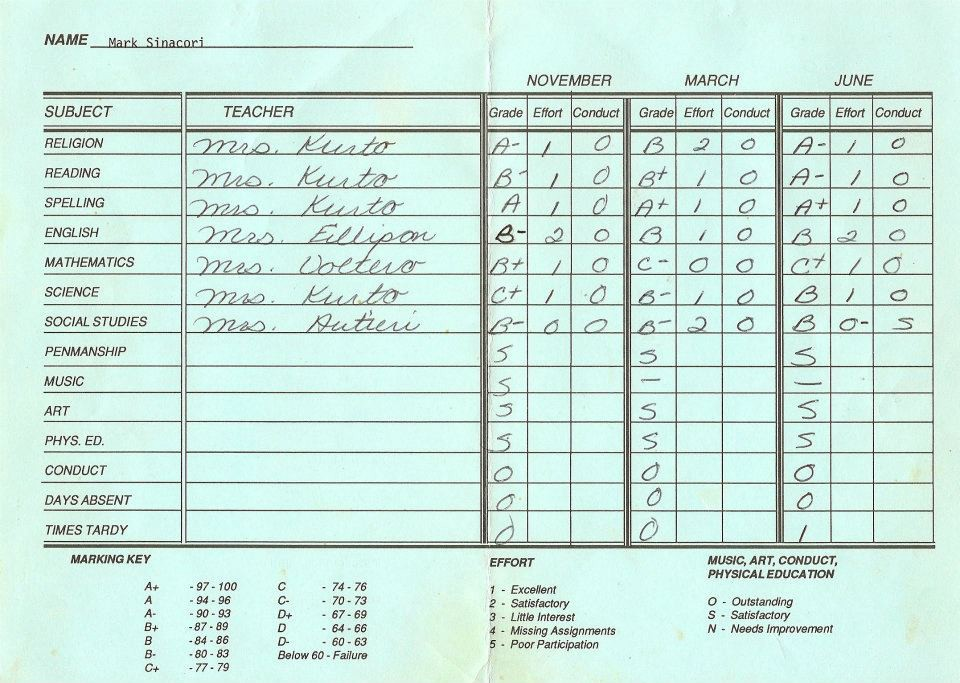
#> input picture Computer-vision/41 - Word Detection/test.jpeg, 960 x 683 px
$ python Word_detection.py
#> lines starting #> are read from the running program, lines starting #| are printed output that depends on the picture; after the words box and inside, x2 and y2 are one past the last pixel; in counts of white or black regions, pixels touching at a corner belong together
'''
output : word detection on document (Simple OCR type of application)
'''

import cv2
import numpy as np
import imutils

# frame read
frame = cv2.imread('test.jpeg')
#> frame is the input picture: shape (683, 960, 3); mean B, G, R 223.3, 232, 204.3

# grayscale
gray = cv2.cvtColor(frame,cv2.COLOR_BGR2GRAY)

# remove noise
blur = cv2.GaussianBlur(gray,(5,5),0)

# otsu thresh (bimodel thresold)
thresh = cv2.threshold(blur, 0, 255, cv2.THRESH_BINARY_INV + cv2.THRESH_OTSU)[1]
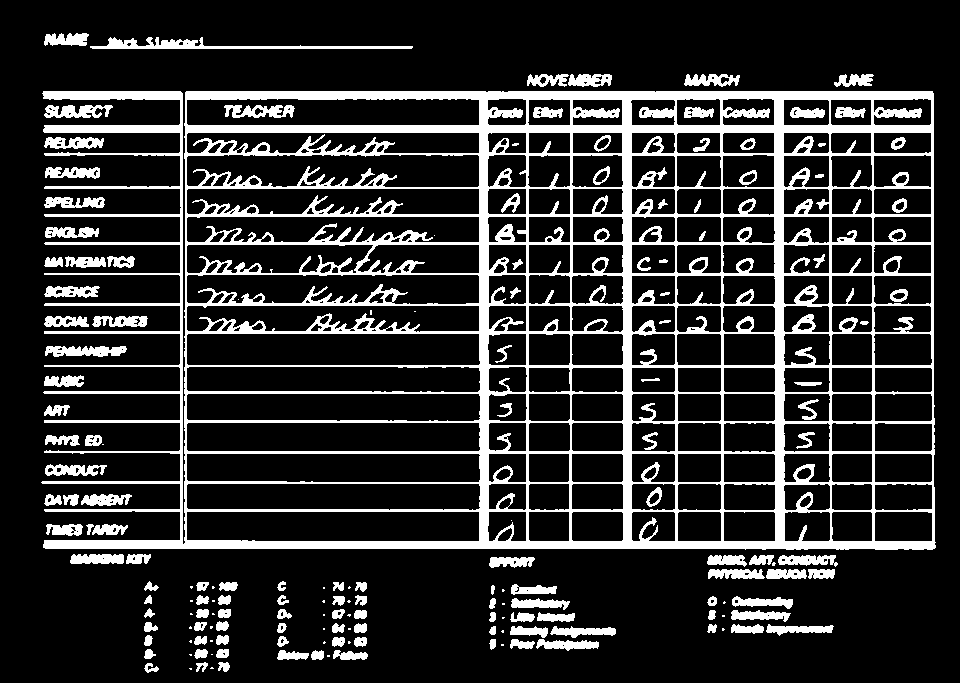
#> thresh: shape (683, 960); 18% white; 174 white regions (41 under 20 px), largest, box (x1, y1, x2, y2) and area: (41, 91, 936, 550) 90540, (90, 37, 413, 49) 1449, (45, 346, 127, 357) 664

# get structuring element

horizontal_kernel = cv2.getStructuringElement(cv2.MORPH_RECT, (25,1))
vertical_kernel = cv2.getStructuringElement(cv2.MORPH_RECT, (1,25))
print('horizontal kernel : {}'.format(horizontal_kernel))
print('vertical kernel : {}'.format(vertical_kernel))

# opening (erosion followed by dilation)

horizontal_lines = cv2.morphologyEx(thresh, cv2.MORPH_OPEN, horizontal_kernel, iterations=2)
#> horizontal_lines: shape (683, 960); 8.2% white; 46 white regions, largest, box (x1, y1, x2, y2) and area: (43, 540, 936, 549) 7326, (185, 91, 934, 100) 6239, (184, 125, 934, 133) 5993
vertical_lines = cv2.morphologyEx(thresh, cv2.MORPH_OPEN, vertical_kernel, iterations=2)
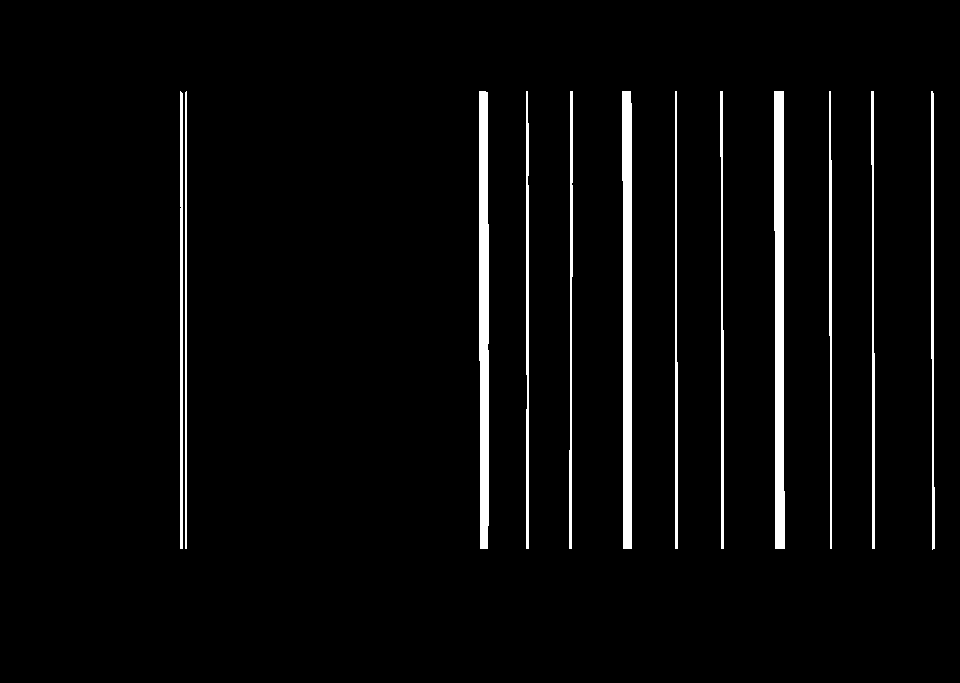
#> vertical_lines: shape (683, 960); 3.6% white; 12 white regions

# contours apply on detected lines
# First one is source image, second is contour retrieval mode, third is contour approximation method

cnts = cv2.findContours(horizontal_lines ,cv2.RETR_EXTERNAL , cv2.CHAIN_APPROX_SIMPLE)
#> cnts = 46 contours, 4 with area under 20; largest, box (x1, y1, x2, y2) and area: (43, 540, 936, 549) 6424, (185, 91, 934, 100) 5484, (184, 125, 934, 133) 5236, (185, 214, 934, 217) 1495, (184, 451, 935, 454) 1434
cntsv = cv2.findContours(vertical_lines ,cv2.RETR_EXTERNAL , cv2.CHAIN_APPROX_SIMPLE)
#> cntsv = 12 contours; largest, box (x1, y1, x2, y2) and area: (774, 91, 785, 549) 3853, (479, 91, 489, 549) 3763, (622, 91, 632, 549) 3734, (180, 91, 183, 549) 911, (526, 91, 529, 549) 840

# find contours
cnts = cnts[0] if len(cnts) == 2 else cnts[1]
cntsv = cntsv[0] if len(cntsv) == 2 else cntsv[1]

for c in cnts:
    cv2.drawContours(frame, [c], -1, (255,255,255), 2)
#> this loop made 46 passes
#> c on passes 1, 2, 5, 6, 9, 10, 12, 19, 21, 25, 28, 32: [[544, 646], [544, 647], [597, 647], [598, 646]], [[537, 642], [537, 644], [598, 644], [598, 642]], [[731, 616], [731, 618], [782, 618], [782, 616]], [[731, 613], [732, 614], [789, 614], [790, 613]], [[708, 572], [756, 572]], [[778, 562], [827, 562]], [[71, 557], [123, 557]], [[44, 451], [44, 452], [182, 452], [182, 451]], [[44, 420], [44, 422], [182, 422], [182, 420]], [[44, 365], [44, 366], [182, 366], [182, 365]], [[44, 331], [44, 333], [182, 333], [182, 331]], [[44, 273], [44, 274], [182, 274], [182, 273]]
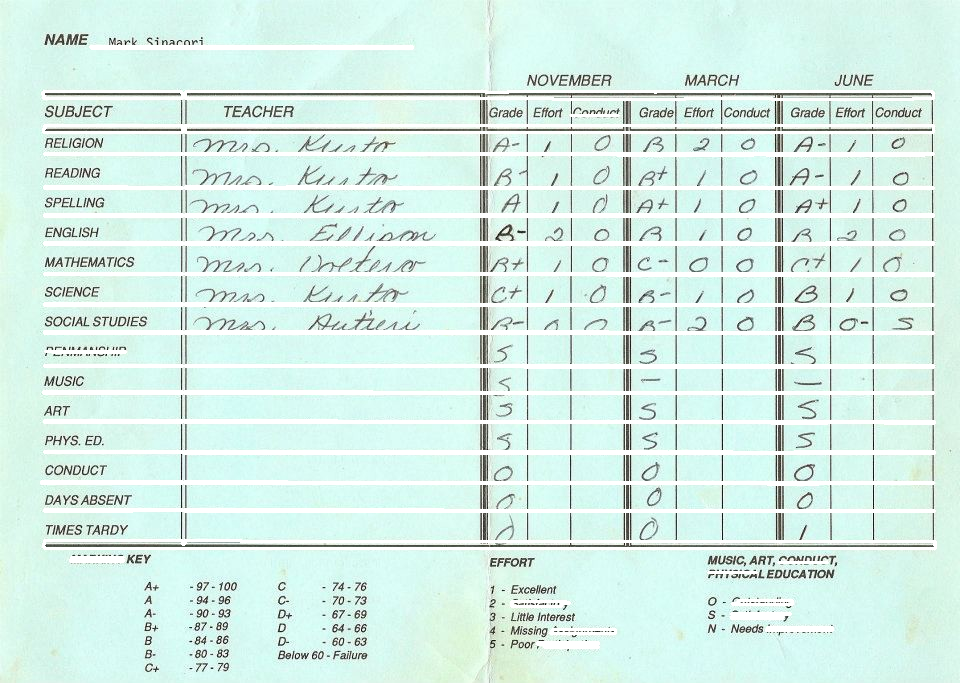
#> frame: shape (683, 960, 3); 11.26% of pixels changed, all inside (x1, y1, x2, y2) = (40, 45, 937, 649)
for c in cntsv:
    cv2.drawContours(frame, [c], -1, (255,255,255), 2)
#> this loop made 12 passes
#> c on pass 11: [[186, 91], [185, 92], [185, 548], [186, 548]]
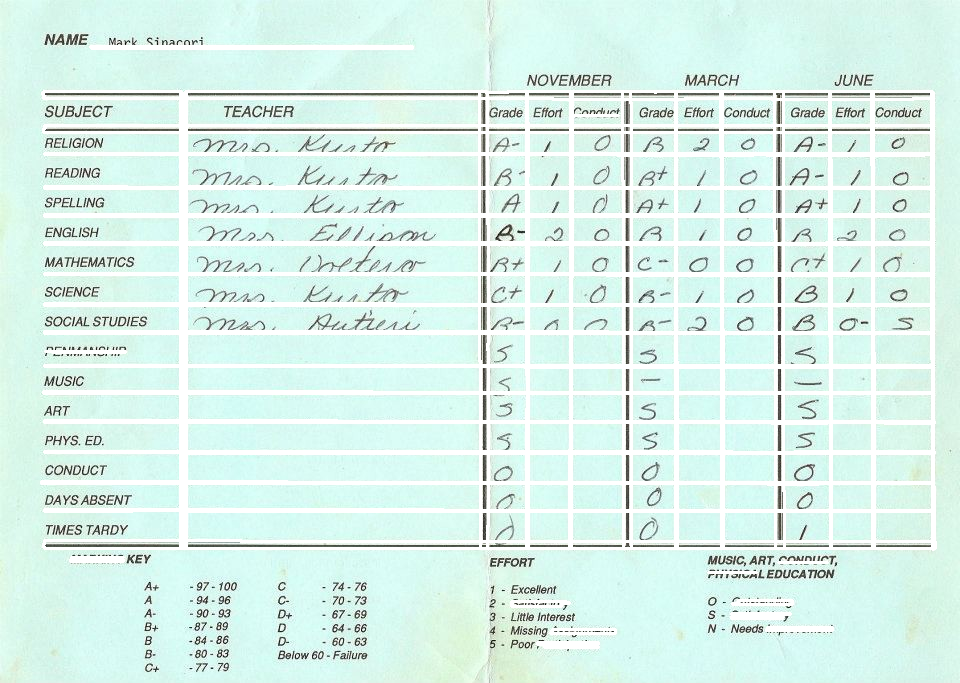
#> frame: shape (683, 960, 3); 3.46% of pixels changed, all inside (x1, y1, x2, y2) = (179, 93, 936, 551)

# repair image as neccesary info is removed during horizontal and vertical line removal
'''
repair_kernel = cv2.getStructuringElement(cv2.MORPH_RECT, (1,6))
repair_vkernel = cv2.getStructuringElement(cv2.MORPH_RECT, (6,1))
result1 = 255 - cv2.morphologyEx(255 - frame, cv2.MORPH_CLOSE, repair_kernel+repair_vkernel, iterations=1)

cv2.imshow('result1', result1)
'''

# imshow
cv2.imshow('thresh', thresh)
cv2.imshow('horizontal_lines', horizontal_lines)
cv2.imshow('vertical_lines', vertical_lines)
cv2.imshow('frame', frame)

# grayscale

gray1 = cv2.cvtColor(frame,cv2.COLOR_BGR2GRAY)
thresh1 = cv2.adaptiveThreshold(gray1, 255, cv2.ADAPTIVE_THRESH_GAUSSIAN_C, cv2.THRESH_BINARY, 23, 30)
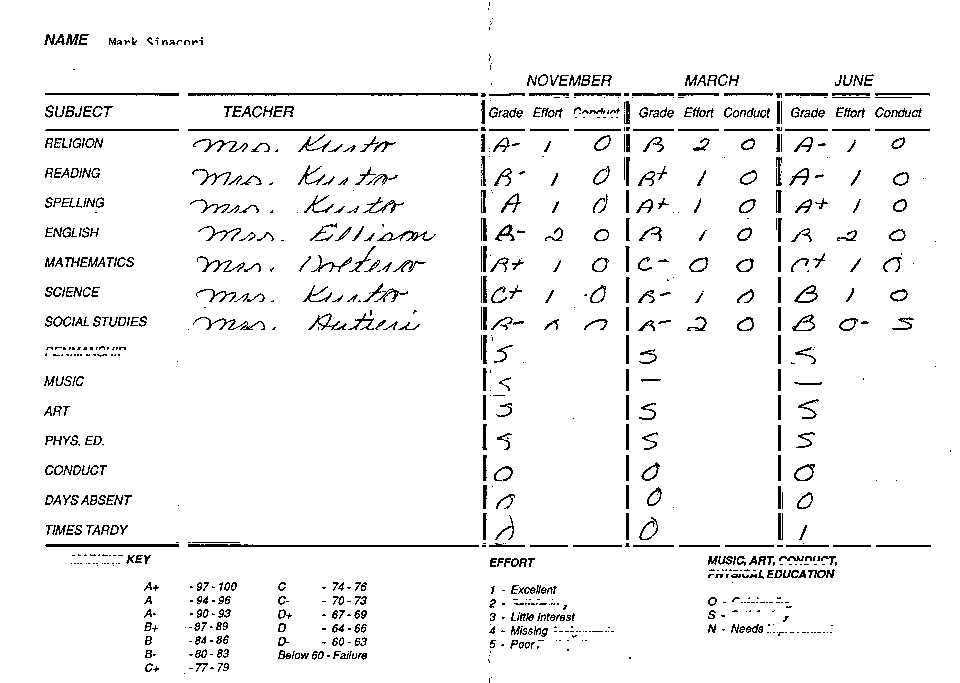
#> thresh1: shape (683, 960); 95.2% white; black in thin lines or dots
canny = imutils.auto_canny(thresh1)
#> canny: shape (683, 960); 3.8% white in thin lines or dots

output = cv2.bitwise_not(canny)
#> output: shape (683, 960); 96.2% white; black in thin lines or dots
kernel = np.ones((5,5),np.uint8)

opening = cv2.morphologyEx(canny, cv2.MORPH_CLOSE, kernel)
#> opening: shape (683, 960); 9.3% white; 228 white regions (59 under 20 px), largest, box (x1, y1, x2, y2) and area: (187, 92, 930, 547) 12667, (707, 555, 837, 584) 2588, (277, 581, 367, 660) 2479

dilation = cv2.dilate(canny,kernel,iterations = 1)
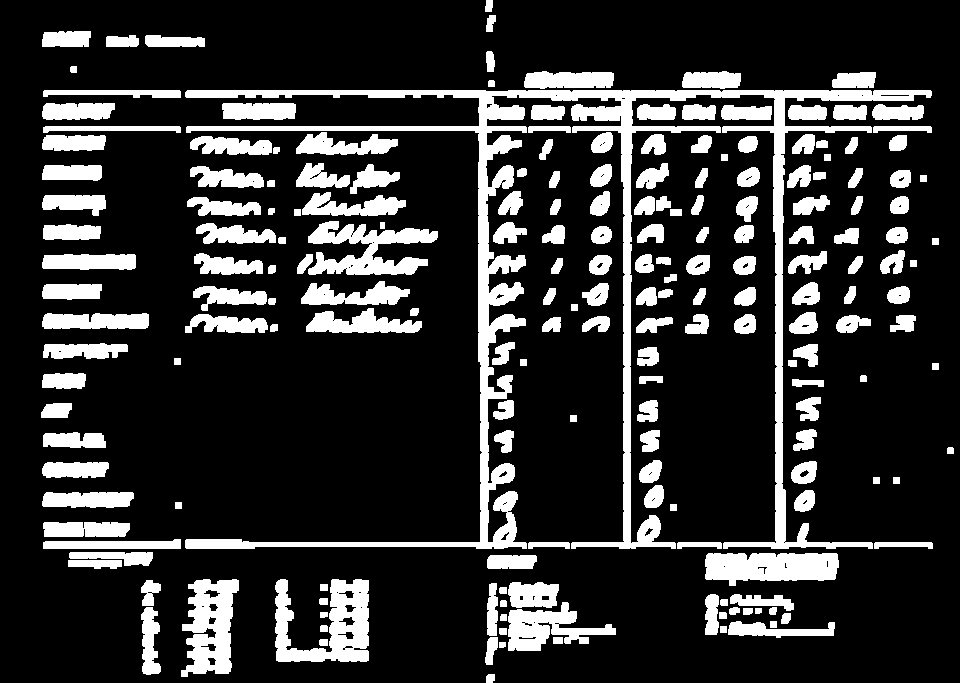
#> dilation: shape (683, 960); 19.1% white; 202 white regions


contour,hierachy=cv2.findContours(dilation,cv2.RETR_TREE,cv2.CHAIN_APPROX_SIMPLE)
#> contour = 307 contours, 82 with area under 20; largest, box (x1, y1, x2, y2) and area: (185, 90, 932, 549) 26752, (275, 579, 369, 662) 4368, (181, 579, 239, 677) 3660, (705, 553, 839, 586) 3412, (308, 221, 438, 275) 3350

for i in contour:
    area= cv2.contourArea(i)
    if area>20:
        x,y,w,h = cv2.boundingRect(i)
        cv2.rectangle(frame,(x,y),(x+w,y+h),(0,120,255),2)
#> this loop made 307 passes
#> (i, area, x, y, w, h) on passes 4, 7, 9, 32: ([[553, 637], [553, 643], [562, 643], [562, 637]], 54, 553, 637, 10, 7), ([[720, 626], [720, 632], [726, 632], [726, 626]], 36, 720, 626, 7, 7), ([[770, 621], [770, 627], [776, 627], [776, 621]], 36, 770, 621, 7, 7), ([[320, 584], [320, 590], [327, 590], [327, 584]], 42, 320, 584, 8, 7)
#> (area, x, y, w, h) on passes 1, 2, 3, 5, 6, 8: (58.5, 486, 674, 9, 9), (28.5, 499, 642, 7, 6), (47, 319, 639, 9, 7), (214, 485, 637, 13, 28), (41.5, 499, 628, 8, 7), (41, 320, 625, 8, 7)
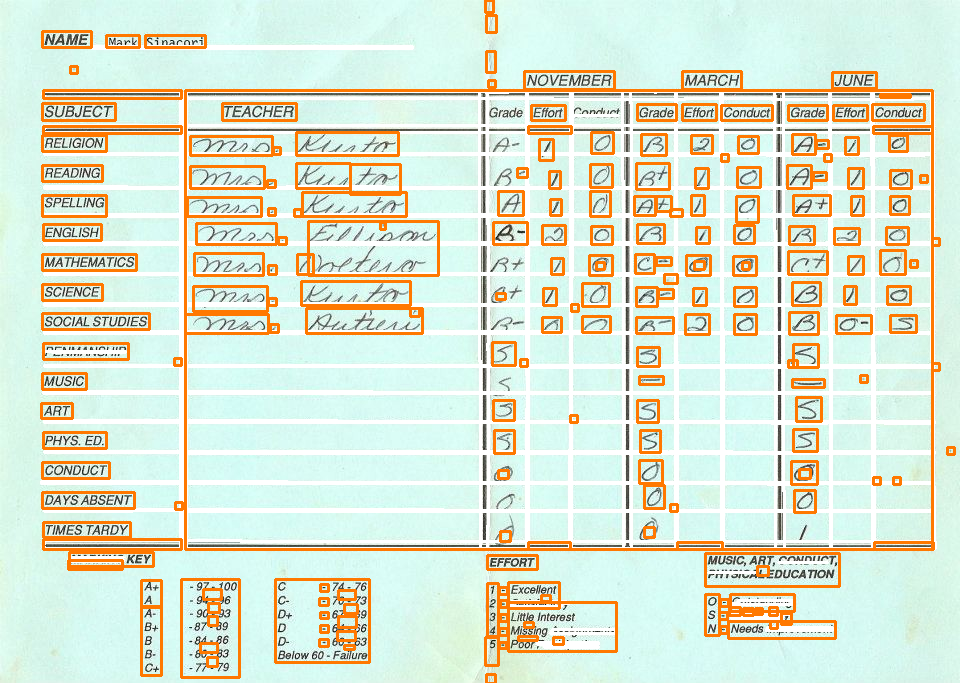
#> frame: shape (683, 960, 3); 10.23% of pixels changed, all inside (x1, y1, x2, y2) = (40, 0, 956, 683)


cv2.imshow('output' ,output)
cv2.imshow('dilate' ,dilation)
cv2.imshow('opening' ,opening)
cv2.imshow('original_frame' ,frame)
cv2.imshow('canny' ,canny)
cv2.imshow('thresh1' ,thresh1)

# Saving output image
cv2.imwrite('output.jpg', frame)

# destroy all window
cv2.waitKey(0)
cv2.destroyAllWindows()

$ run again, with Computer-vision/41 - Word Detection/scan1.png saved as Computer-vision/41 - Word Detection/test.jpeg
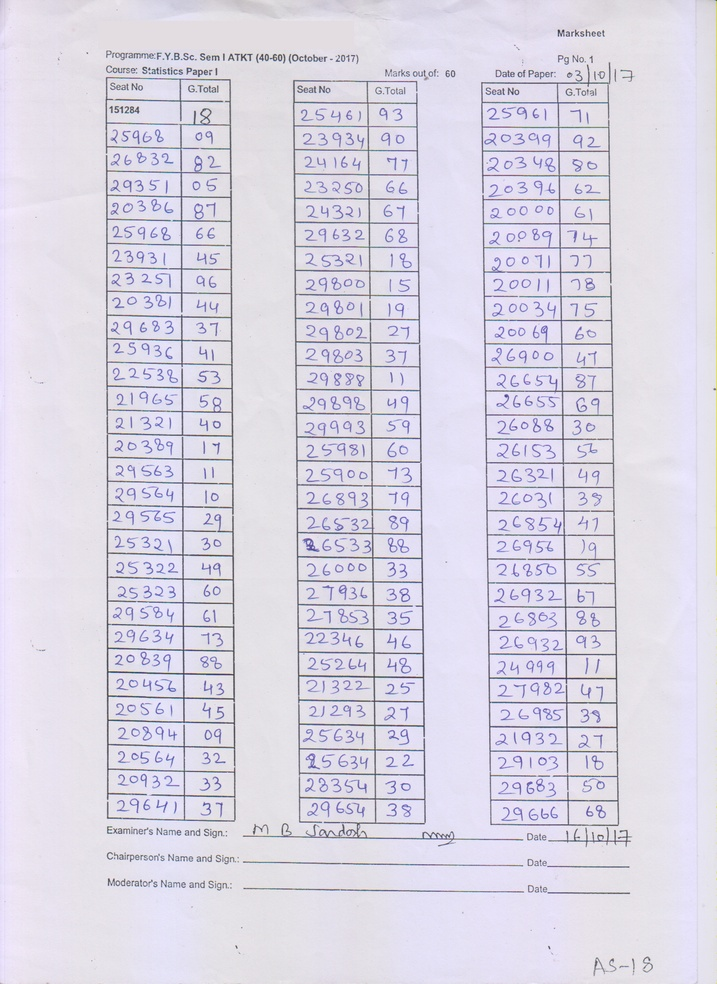
#> input picture Computer-vision/41 - Word Detection/scan1.png, 717 x 984 px, shrunk from 1275 x 1750 before the run
#> frame is the input picture: shape (984, 717, 3); mean B, G, R 229.4, 215.7, 219.3
#> `thresh = cv2.threshold(blur, 0, 255, cv2.THRESH_BINARY_INV + cv2.THRES..`:
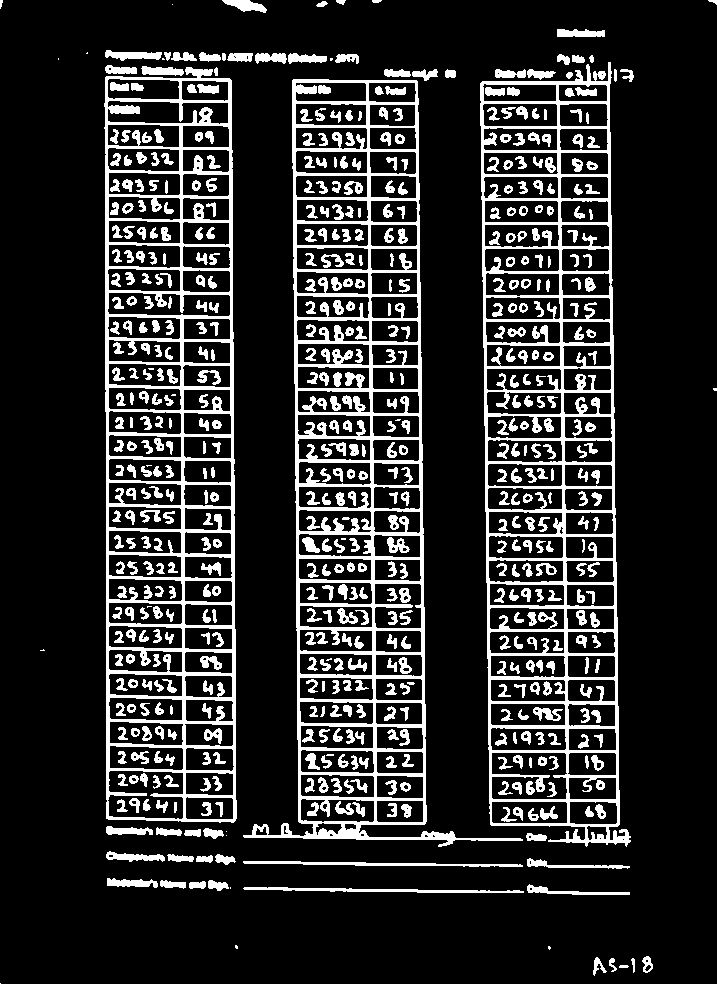
#> thresh: shape (984, 717); 16.7% white; 618 white regions (22 under 20 px), largest, box (x1, y1, x2, y2) and area: (243, 79, 523, 847) 24826, (480, 62, 631, 847) 22546, (104, 67, 237, 823) 21996
#> horizontal_lines: shape (984, 717); 5.6% white; 106 white regions, largest, box (x1, y1, x2, y2) and area: (243, 835, 523, 840) 780, (243, 861, 523, 866) 756, (243, 888, 524, 893) 744
#> vertical_lines: shape (984, 717); 3.1% white; 10 white regions
#> cnts = 106 contours; largest, box (x1, y1, x2, y2) and area: (243, 835, 523, 840) 500, (243, 861, 523, 866) 476, (243, 888, 524, 893) 462, (480, 81, 611, 85) 382, (488, 725, 619, 729) 325
#> cntsv = 10 contours; largest, box (x1, y1, x2, y2) and area: (228, 78, 236, 823) 1816, (292, 79, 301, 823) 1790, (366, 80, 377, 825) 1785, (105, 76, 110, 819) 1676, (557, 81, 569, 826) 1631
#> the loop `for c in cnts:` made 106 passes
#> c on passes 3, 7, 12, 16, 19, 25, 28, 31: [[107, 881], [107, 882], [156, 882], [156, 881]], [[548, 840], [548, 841], [630, 841], [630, 840]], [[489, 799], [489, 801], [619, 801], [619, 799]], [[489, 775], [489, 776], [549, 776], [549, 775]], [[489, 750], [489, 752], [618, 752], [618, 750]], [[488, 701], [488, 703], [617, 703], [617, 701]], [[488, 677], [488, 679], [617, 679], [617, 677]], [[487, 653], [487, 655], [617, 655], [617, 653]]
#> the loop `for c in cntsv:` made 10 passes
#> thresh1: shape (984, 717); 96.1% white; black in thin lines or dots
#> canny: shape (984, 717); 4% white in thin lines or dots
#> output: shape (984, 717); 96% white; black in thin lines or dots
#> opening: shape (984, 717); 9.7% white; 370 white regions (35 under 20 px), largest, box (x1, y1, x2, y2) and area: (105, 49, 359, 64) 1591, (106, 825, 228, 839) 828, (105, 64, 218, 77) 745
#> dilation: shape (984, 717); 20% white; 299 white regions (2 under 20 px)
#> contour = 383 contours, 85 with area under 20; largest, box (x1, y1, x2, y2) and area: (103, 47, 361, 66) 2594, (494, 371, 562, 412) 1770, (104, 823, 230, 841) 1308, (104, 849, 242, 867) 1297, (105, 876, 234, 893) 1244
#> the loop `for i in contour:` made 383 passes
#> (i, area, x, y, w, h) on passes 3, 8, 9, 11: ([[88, 957], [88, 963], [94, 963], [94, 957]], 36, 88, 957, 7, 7), ([[528, 927], [528, 933], [534, 933], [534, 927]], 36, 528, 927, 7, 7), ([[551, 925], [551, 931], [557, 931], [557, 925]], 36, 551, 925, 7, 7), ([[459, 909], [459, 915], [465, 915], [465, 909]], 36, 459, 909, 7, 7)
#> after the loop `for i in contour:`:
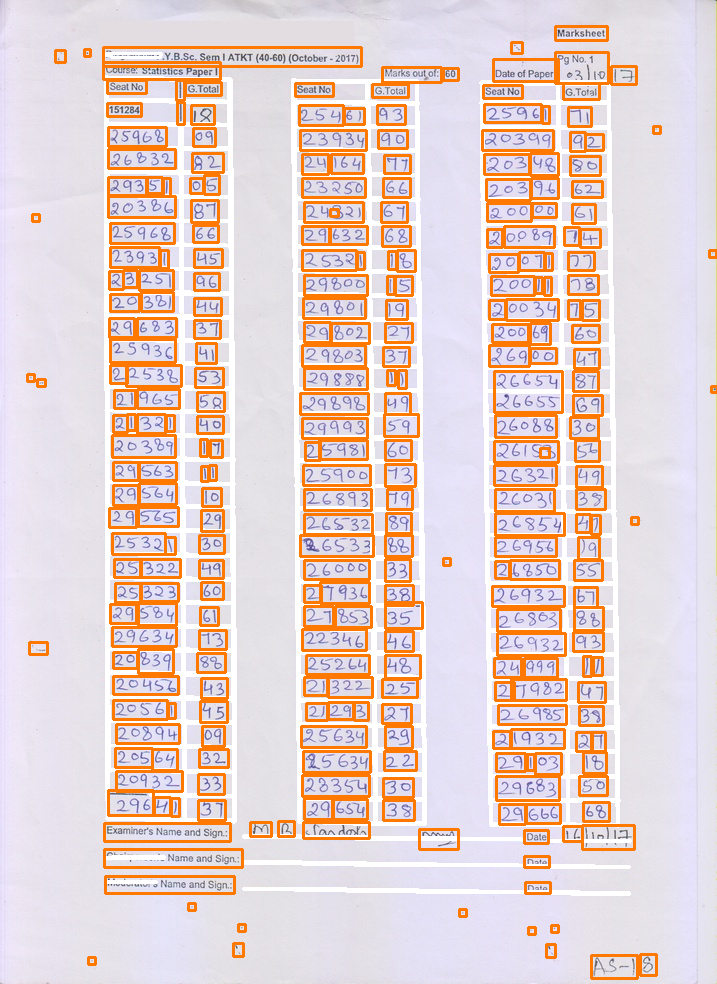
#> frame: shape (984, 717, 3); mean B, G, R 206.8, 210.4, 230
